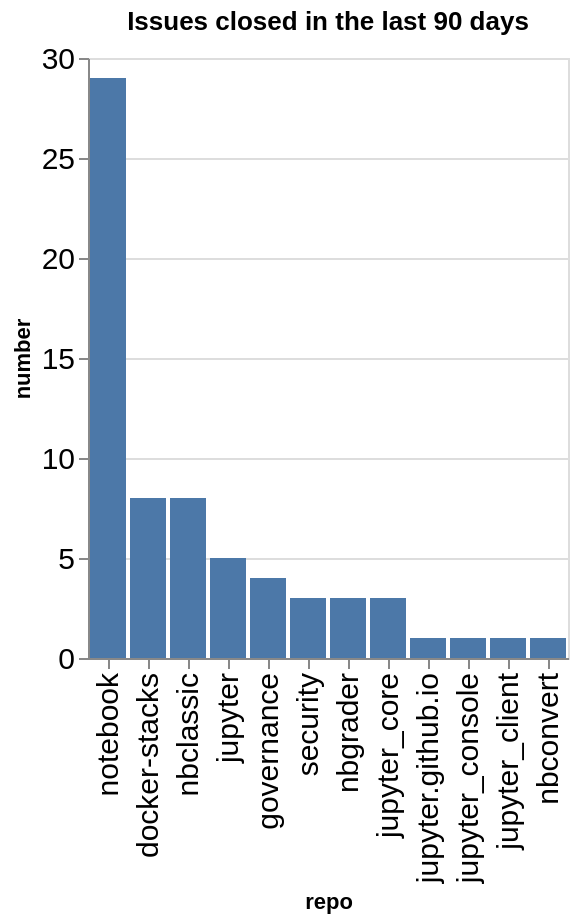

The notebook cell this image was saved under:
### Code cell
closed_counts = closed.groupby(['org', 'repo']).count()['number'].reset_index()
closed_counts['org/repo'] = closed_counts.apply(lambda a: a['org'] + '/' + a['repo'], axis=1)
sorted_vals = closed_counts.sort_values(['number'], ascending=False)['repo'].values
alt.Chart(data=closed_counts, title=f"Issues closed in the last {n_days} days").mark_bar().encode(
    x=alt.X('repo', sort=alt.Sort(sorted_vals.tolist())),
    y='number',
)

### Figure 1 — Vega-Lite specification as saved in the notebook (floating-point values rounded to 4 significant figures)
{"config": {"axisLeft": {"labelFontSize": 15}, "axisBottom": {"labelFontSize": 15}}, "data": {"name": "data-d5c5fa46d3a956ecd0f562a51efe4c0b"}, "mark": {"type": "bar"}, "encoding": {"x": {"field": "repo", "sort": ["notebook", "docker-stacks", "nbclassic", "jupyter", "governance", "security", "nbgrader", "jupyter_core", "jupyter.github.io", "jupyter_console", "jupyter_client", "nbconvert"], "type": "nominal"}, "y": {"field": "number", "type": "quantitative"}}, "title": "Issues closed in the last 90 days", "$schema": "https://vega.github.io/schema/vega-lite/v5.20.1.json", "datasets": {"data-d5c5fa46d3a956ecd0f562a51efe4c0b": [{"org": "jupyter", "repo": "docker-stacks", "number": 8, "org/repo": "jupyter/docker-stacks"}, {"org": "jupyter", "repo": "governance", "number": 4, "org/repo": "jupyter/governance"}, {"org": "jupyter", "repo": "jupyter", "number": 5, "org/repo": "jupyter/jupyter"}, {"org": "jupyter", "repo": "jupyter.github.io", "number": 1, "org/repo": "jupyter/jupyter.github.io"}, {"org": "jupyter", "repo": "jupyter_client", "number": 1, "org/repo": "jupyter/jupyter_client"}, {"org": "jupyter", "repo": "jupyter_console", "number": 1, "org/repo": "jupyter/jupyter_console"}, {"org": "jupyter", "repo": "jupyter_core", "number": 3, "org/repo": "jupyter/jupyter_core"}, {"org": "jupyter", "repo": "nbclassic", "number": 8, "org/repo": "jupyter/nbclassic"}, {"org": "jupyter", "repo": "nbconvert", "number": 1, "org/repo": "jupyter/nbconvert"}, {"org": "jupyter", "repo": "nbgrader", "number": 3, "org/repo": "jupyter/nbgrader"}, {"org": "jupyter", "repo": "notebook", "number": 29, "org/repo": "jupyter/notebook"}, {"org": "jupyter", "repo": "security", "number": 3, "org/repo": "jupyter/security"}]}}
